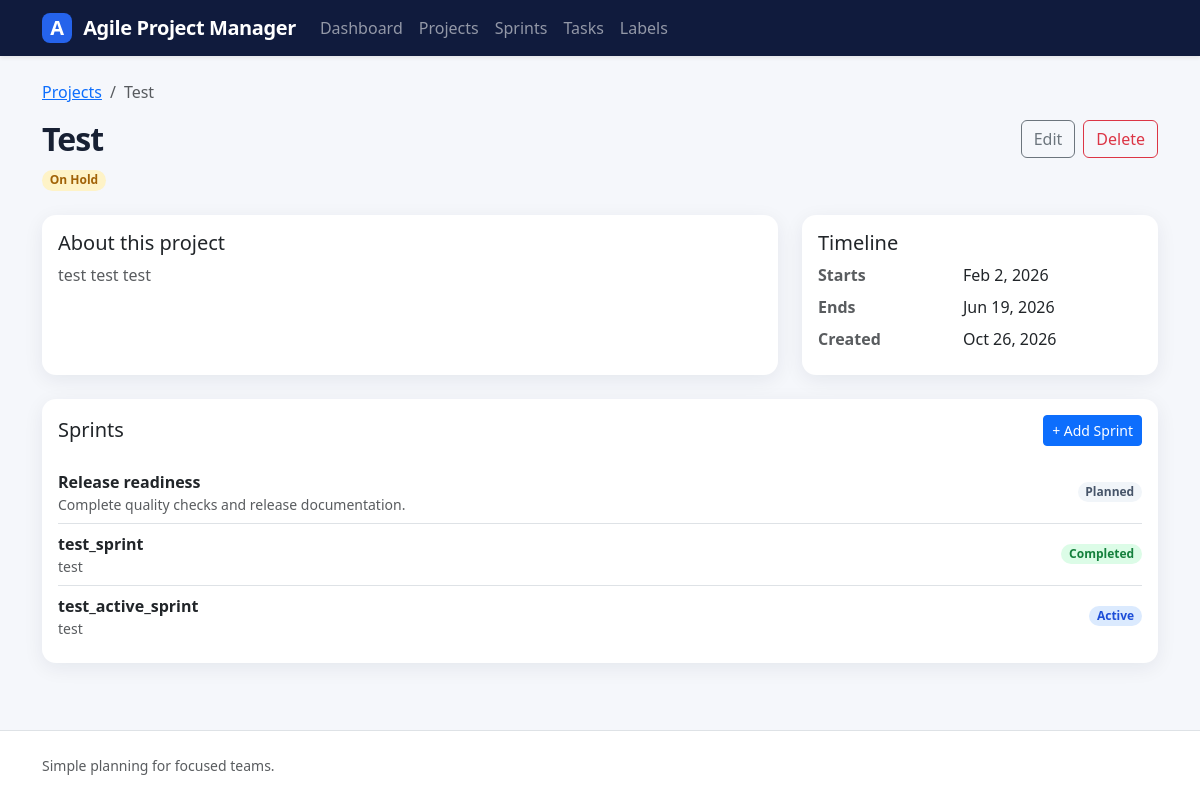
The page /projects/2/ on the database as committed earlier.
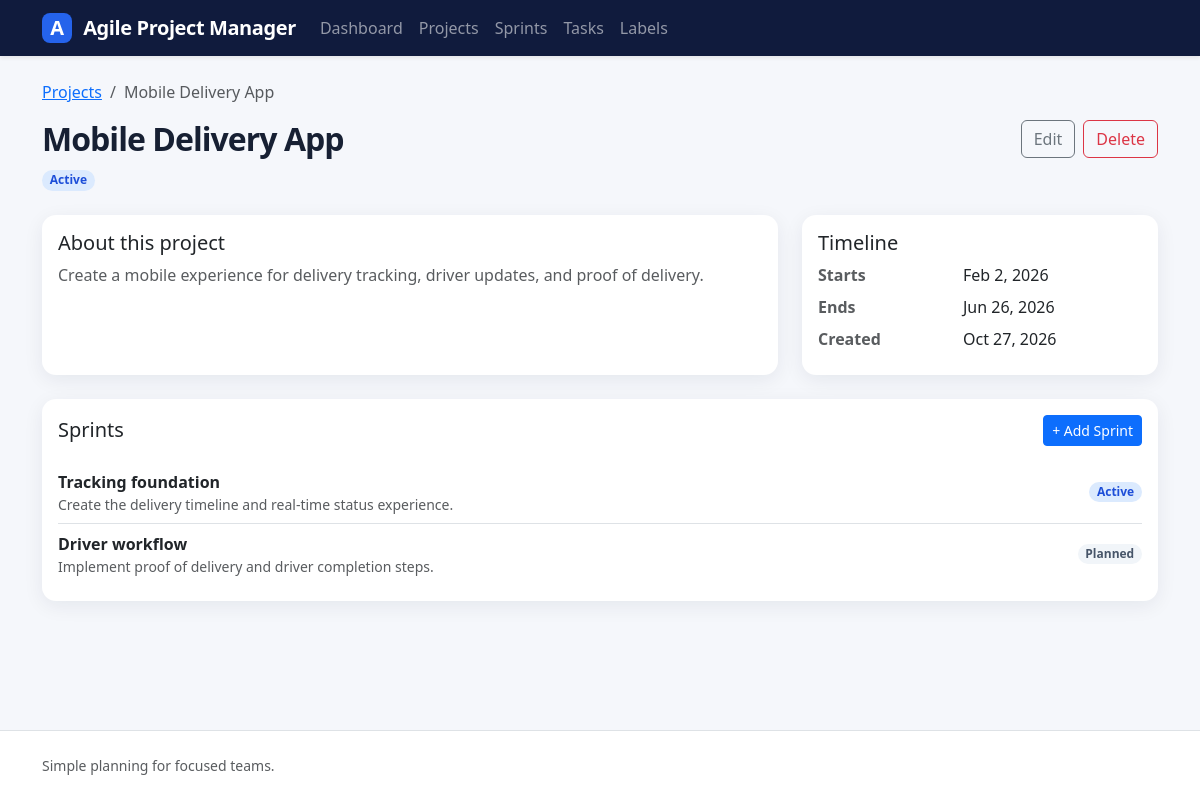
The same page on the database as committed later.
### projects/models.py (models this page shows, shortened)
class Project(models.Model):
    class StatusChoices(models.TextChoices):
        ACTIVE = 'active', 'Active'
        COMPLETED = 'completed', 'Completed'
        ON_HOLD = 'on_hold', 'On Hold'
    name = models.CharField(
        max_length=100,
        validators=[MinLengthValidator(2)],
    )
    description = models.TextField(max_length=500, blank=True, null=True)
    start_date = models.DateField()
    end_date = models.DateField()
    status = models.CharField(choices=StatusChoices.choices, max_length=10)
    created_at = models.DateTimeField(auto_now_add=True)

### sprints/models.py (models this page shows, shortened)
class Sprint(models.Model):
    class StatusChoices(models.TextChoices):
        PLANNED = 'planned', 'Planned'
        ACTIVE = 'active', 'Active'
        COMPLETED = 'completed', 'Completed'
    project = models.ForeignKey(Project, on_delete=models.CASCADE)
    name = models.CharField(
        max_length=100,
        validators=[MinLengthValidator(4)],
    )
    goal = models.CharField(max_length=100)
    start_date = models.DateField()
    end_date = models.DateField()
    status = models.CharField(choices=StatusChoices.choices, max_length=10)

### projects/views.py (the view)
# urls.py: path('',  ProjectDetailView.as_view(), name='detail'),
class ProjectDetailView(DetailView):
    model = Project
    template_name = 'projects/project_detail.html'
    context_object_name = 'project'
    def get_context_data(self, **kwargs):
        context = super().get_context_data(**kwargs)
        context['sprints'] = Sprint.objects.filter(project=self.object)
        return context

### templates/projects/project_detail.html (shortened to what the changed rows need)
{% extends "base.html" %}
{% block content %}
    <nav aria-label="breadcrumb" class="mb-3">
        <ol class="breadcrumb">
            <li class="breadcrumb-item">
                <a href="{% url 'projects:list' %}">
                </a>
            </li>
            <li class="breadcrumb-item active">
                {{ project.name }}
            </li>
        </ol>
    </nav>
    <div class="page-header">
        <div>
            <h1 class="h2 mb-2">
                {{ project.name|title }}
            </h1>
            <span class="badge rounded-pill badge-status-{{ project.status }}">
                {{ project.get_status_display|default:project.status|title }}
            </span>
        </div>
    </div>
    <div class="row g-4 mb-4">
        <div class="col-lg-8">
            <div class="card h-100">
                <div class="card-body">
                    <h2 class="h5">
                        About this project
                    </h2>
                    <p class="text-muted mb-0">
                        {{ project.description|default:"No description has been added yet."|linebreaksbr }}
                    </p>
                </div>
            </div>
        </div>
        <div class="col-lg-4">
            <div class="card h-100">
                <div class="card-body">
                    <h2 class="h5">
                        Timeline
                    </h2>
                    <dl class="row mb-0">
                        <dt class="col-5 text-muted">
                            Starts
                        </dt>
                        <dd class="col-7">
                            {{ project.start_date|date:"M j, Y" }}
                        </dd>
                        <dt class="col-5 text-muted">
                            Ends
                        </dt>
                        <dd class="col-7">
                            {{ project.end_date|date:"M j, Y" }}
                        </dd>
                        <dt class="col-5 text-muted">
                            Created
                        </dt>
                        <dd class="col-7">
                            {{ project.created_at|date:"M j, Y" }}
                        </dd>
                    </dl>
                </div>
            </div>
        </div>
    </div>
    <div class="card">
        <div class="card-body">
            <div class="d-flex justify-content-between align-items-center mb-3">
                <h2 class="h5 mb-0">
                    Sprints
                </h2>
            </div>
            <div class="list-group list-group-flush">
                {% for sprint in sprints %}
                    <a href="{% url 'sprints:detail' sprint.pk %}" class="list-group-item list-group-item-action px-0 d-flex
                                            justify-content-between align-items-center">
                        <div>
                            <span class="fw-semibold">
                                {{ sprint.name }}
                            </span>
                            <div class="small text-muted">
                                {{ sprint.goal|truncatewords:12 }}
                            </div>
                        </div>
                        <span class="badge rounded-pill badge-status-{{ sprint.status }}">
                            {{ sprint.get_status_display|default:sprint.status|title }}
                        </span>
                    </a>
                {% empty %}
                    {% include "partials/_empty_state.html" with title="No sprints yet" message="Add a sprint to start planning this project." action_url=sprint_create_url action_text="Add sprint" %}
                {% endfor %}
            </div>
        </div>
    </div>
{% endblock %}

Rows that differ between the two databases and show on the page:
no longer on this page (row edited): Sprint: name "test_sprint", goal "test", status "Completed"
removed Sprint: name "test_active_sprint", goal "test", status "Active"
changed Project: name "Test" → "Mobile Delivery App"; status "On Hold" → "Active"; description "test test test" → "Create a mobile experience for delivery tracking, driver updates, and proof of delivery."; end_date "Jun 19, 2026" → "Jun 26, 2026"; created_at "Oct 26, 2026" → "Oct 27, 2026"
added Sprint: name "Tracking foundation", goal "Create the delivery timeline and real-time status experience.", status "Active"
changed Sprint "Planned": name "Release readiness" → "Driver workflow"; goal "Complete quality checks and release documentation." → "Implement proof of delivery and driver completion steps."
